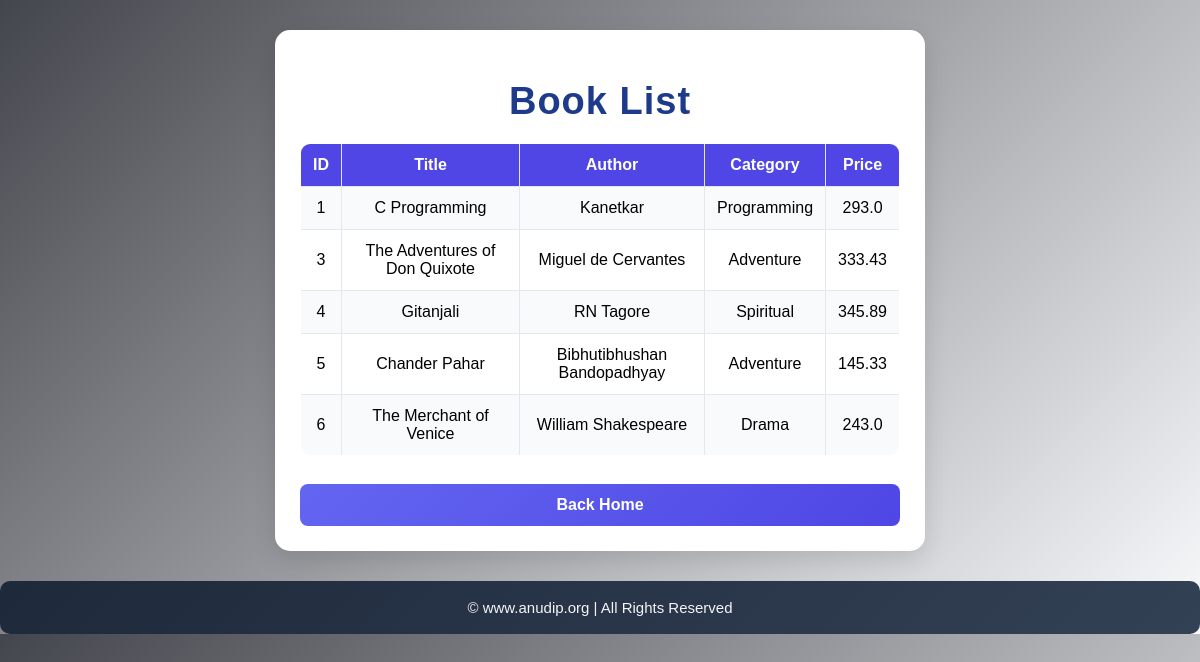
Before: /view with the older database file.
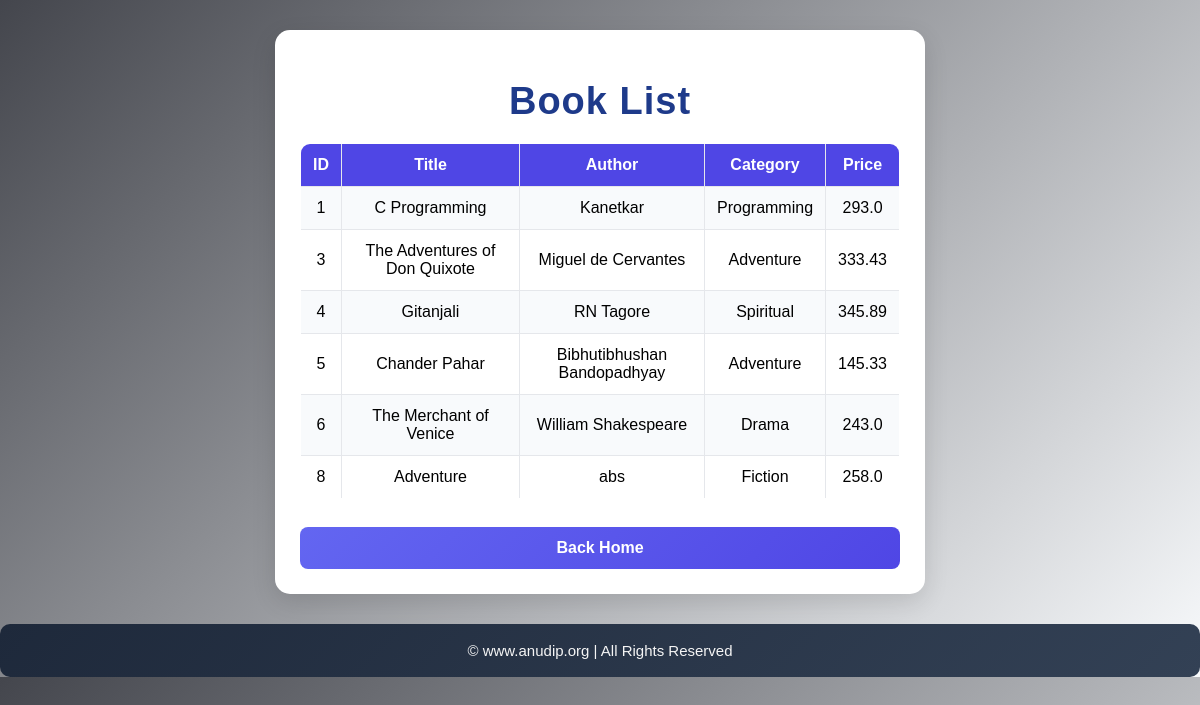
After: the same page with the newer database file.
### tables this page shows
CREATE TABLE books(

        id INTEGER PRIMARY KEY AUTOINCREMENT,

        title TEXT NOT NULL,

        author TEXT NOT NULL,

        category TEXT,

        price REAL
    );

### app.py (the view)
@app.route("/view")
def view():
    books = get_all_books()
    return render_template(
        "view_books.html",
        books=books
    )

### database.py (called while the page is built)
def get_connection():
    return sqlite3.connect(DB_NAME)

def get_all_books():
    conn = get_connection()
    cursor = conn.execute(
        "SELECT * FROM books"
    )
    books = cursor.fetchall()
    conn.close()
    return books

### templates/view_books.html (shortened to what this page needs)
<!DOCTYPE html>
<html>
<head>
<link rel="stylesheet"
      href="{{ url_for('static', filename='style.css') }}">
</head>
<body>
<div class="container">
<h1>Book List</h1>
<table>
<tr>
    <th>ID</th>
    <th>Title</th>
    <th>Author</th>
    <th>Category</th>
    <th>Price</th>
</tr>
{% for book in books %}
<tr>
<td>{{ book[0] }}</td>
<td>{{ book[1] }}</td>
<td>{{ book[2] }}</td>
<td>{{ book[3] }}</td>
<td>{{ book[4] }}</td>
</tr>
{% endfor %}
</table>
<br>
<a href="/" class="menu-btn">
Back Home
</a>
</div>
<footer class="footer">
    &copy; www.anudip.org | All Rights Reserved
</footer>
</body>
</html>

### static/style.css (style rules this page uses)
body { background: linear-gradient(135deg, #44464d, #f8fafc); font-family: Arial, sans-serif; margin: 0; padding: 0; }
.container { width: 50%; margin: auto; margin-top: 30px; background: white; padding: 25px; border-radius: 15px; box-shadow: 0 8px 25px rgba(0, 0, 0, 0.12); }
h1 { text-align: center; color: #1e3a8a; font-size: 38px; letter-spacing: 1px; margin-bottom: 20px; }
.menu-btn { display: block; text-align: center; margin-top: 10px; padding: 12px; background: linear-gradient(135deg, #6366f1, #4f46e5); color: white; text-decoration: none; border-radius: 8px; font-weight: bold; transition: all 0.3s ease; }
table { width: 100%; border-collapse: collapse; overflow: hidden; border-radius: 10px; margin-top: 15px; }
th { background: #4f46e5; color: white; }
table, th, td { border: 1px solid #e5e7eb; }
th, td { padding: 12px; text-align: center; }
tr:nth-child(even) { background: #f8fafc; }
.footer { margin-top: 30px; padding: 18px; text-align: center; background: linear-gradient(135deg, #1e293b, #334155); color: #f5f5f5; font-size: 15px; border-radius: 10px; }

Changed rows visible on the page:
added books: id "8", title "Adventure", author "abs", category "Fiction", price "258.0"
